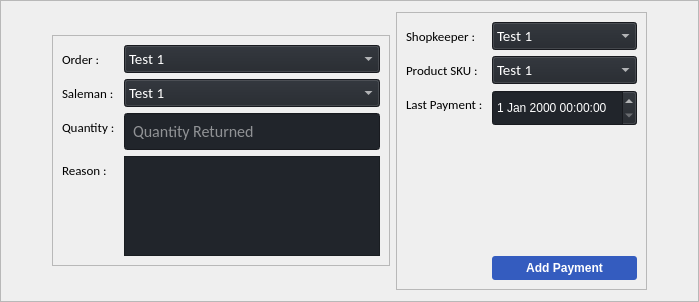
                              <widget class="QFrame" name="frame_26">
                               <property name="sizePolicy">
                                <sizepolicy hsizetype="Preferred" vsizetype="Minimum">
                                 <horstretch>0</horstretch>
                                 <verstretch>0</verstretch>
                                </sizepolicy>
                               </property>
                               <property name="minimumSize">
                                <size>
                                 <width>0</width>
                                 <height>180</height>
                                </size>
                               </property>
                               <property name="maximumSize">
                                <size>
                                 <width>16777215</width>
                                 <height>16777215</height>
                                </size>
                               </property>
                               <property name="frameShape">
                                <enum>QFrame::StyledPanel</enum>
                               </property>
                               <property name="frameShadow">
                                <enum>QFrame::Raised</enum>
                               </property>
                               <layout class="QHBoxLayout" name="horizontalLayout_16">
                                <item>
                                 <spacer name="horizontalSpacer_7">
                                  <property name="orientation">
                                   <enum>Qt::Horizontal</enum>
                                  </property>
                                  <property name="sizeHint" stdset="0">
                                   <size>
                                    <width>40</width>
                                    <height>20</height>
                                   </size>
                                  </property>
                                 </spacer>
                                </item>
                                <item>
                                 <widget class="QFrame" name="frame_27">
                                  <property name="sizePolicy">
                                   <sizepolicy hsizetype="Preferred" vsizetype="Fixed">
                                    <horstretch>0</horstretch>
                                    <verstretch>136</verstretch>
                                   </sizepolicy>
                                  </property>
                                  <property name="minimumSize">
                                   <size>
                                    <width>0</width>
                                    <height>0</height>
                                   </size>
                                  </property>
                                  <property name="frameShape">
                                   <enum>QFrame::StyledPanel</enum>
                                  </property>
                                  <property name="frameShadow">
                                   <enum>QFrame::Raised</enum>
                                  </property>
                                  <layout class="QFormLayout" name="formLayout_9">
                                   <item row="0" column="0">
                                    <widget class="QLabel" name="label_45">
                                     <property name="font">
                                      <font>
                                       <family>Calibri</family>
                                       <pointsize>10</pointsize>
                                       <weight>50</weight>
                                       <italic>false</italic>
                                       <bold>false</bold>
                                      </font>
                                     </property>
                                     <property name="styleSheet">
                                      <string notr="true"/>
                                     </property>
                                     <property name="text">
                                      <string>Order : </string>
                                     </property>
                                    </widget>
                                   </item>
                                   <item row="0" column="1">
                                    <widget class="QComboBox" name="cmbxSpkBrand_8">
                                     <property name="sizePolicy">
                                      <sizepolicy hsizetype="Expanding" vsizetype="Fixed">
                                       <horstretch>0</horstretch>
                                       <verstretch>0</verstretch>
                                      </sizepolicy>
                                     </property>
                                     <property name="font">
                                      <font>
                                       <family>Calibri</family>
                                       <pointsize>11</pointsize>
                                       <weight>50</weight>
                                       <italic>false</italic>
                                       <bold>false</bold>
                                      </font>
                                     </property>
                                     <property name="autoFillBackground">
                                      <bool>false</bool>
                                     </property>
                                     <property name="styleSheet">
                                      <string notr="true">background-color: rgb(33, 37, 43);
color: rgb(255, 255, 255);</string>
                                     </property>
                                     <property name="iconSize">
                                      <size>
                                       <width>16</width>
                                       <height>16</height>
                                      </size>
                                     </property>
                                     <property name="frame">
                                      <bool>true</bool>
                                     </property>
                                     <item>
                                      <property name="text">
                                       <string>Test 1</string>
                                      </property>
                                     </item>
                                     <item>
                                      <property name="text">
                                       <string>Test 2</string>
                                      </property>
                                     </item>
                                     <item>
                                      <property name="text">
                                       <string>Test 3</string>
                                      </property>
                                     </item>
                                    </widget>
                                   </item>
                                   <item row="1" column="0">
                                    <widget class="QLabel" name="label_50">
                                     <property name="font">
                                      <font>
                                       <family>Calibri</family>
                                       <pointsize>10</pointsize>
                                       <weight>50</weight>
                                       <italic>false</italic>
                                       <bold>false</bold>
                                      </font>
                                     </property>
                                     <property name="text">
                                      <string>Saleman : </string>
                                     </property>
                                    </widget>
                                   </item>
                                   <item row="1" column="1">
                                    <widget class="QComboBox" name="cmbxSpkBrand_11">
                                     <property name="sizePolicy">
                                      <sizepolicy hsizetype="Expanding" vsizetype="Fixed">
                                       <horstretch>0</horstretch>
                                       <verstretch>0</verstretch>
                                      </sizepolicy>
                                     </property>
                                     <property name="font">
                                      <font>
                                       <family>Calibri</family>
                                       <pointsize>11</pointsize>
                                       <weight>50</weight>
                                       <italic>false</italic>
                                       <bold>false</bold>
                                      </font>
                                     </property>
                                     <property name="autoFillBackground">
                                      <bool>false</bool>
                                     </property>
                                     <property name="styleSheet">
                                      <string notr="true">background-color: rgb(33, 37, 43);
color: rgb(255, 255, 255);</string>
                                     </property>
                                     <property name="iconSize">
                                      <size>
                                       <width>16</width>
                                       <height>16</height>
                                      </size>
                                     </property>
                                     <property name="frame">
                                      <bool>true</bool>
                                     </property>
                                     <item>
                                      <property name="text">
                                       <string>Test 1</string>
                                      </property>
                                     </item>
                                     <item>
                                      <property name="text">
                                       <string>Test 2</string>
                                      </property>
                                     </item>
                                     <item>
                                      <property name="text">
                                       <string>Test 3</string>
                                      </property>
                                     </item>
                                    </widget>
                                   </item>
                                   <item row="2" column="1">
                                    <widget class="QLineEdit" name="txtTotalDues_3">
                                     <property name="enabled">
                                      <bool>false</bool>
                                     </property>
                                     <property name="sizePolicy">
                                      <sizepolicy hsizetype="Expanding" vsizetype="Expanding">
                                       <horstretch>0</horstretch>
                                       <verstretch>0</verstretch>
                                      </sizepolicy>
                                     </property>
                                     <property name="minimumSize">
                                      <size>
                                       <width>0</width>
                                       <height>28</height>
                                      </size>
                                     </property>
                                     <property name="font">
                                      <font>
                                       <family>Calibri</family>
                                       <pointsize>12</pointsize>
                                       <weight>50</weight>
                                       <italic>false</italic>
                                       <bold>false</bold>
                                      </font>
                                     </property>
                                     <property name="styleSheet">
                                      <string notr="true">background-color: rgb(33, 37, 43);
color: rgb(255, 255, 255);
padding: 6px 6px</string>
                                     </property>
                                     <property name="inputMask">
                                      <string>00000000000000000000</string>
                                     </property>
                                     <property name="text">
                                      <string/>
                                     </property>
                                     <property name="readOnly">
                                      <bool>true</bool>
                                     </property>
                                     <property name="placeholderText">
                                      <string>Quantity Returned</string>
                                     </property>
                                    </widget>
                                   </item>
                                   <item row="2" column="0">
                                    <widget class="QLabel" name="label_47">
                                     <property name="font">
                                      <font>
                                       <family>Calibri</family>
                                       <pointsize>10</pointsize>
                                       <weight>50</weight>
                                       <italic>false</italic>
                                       <bold>false</bold>
                                      </font>
                                     </property>
                                     <property name="text">
                                      <string>Quantity : </string>
                                     </property>
                                    </widget>
                                   </item>
                                   <item row="3" column="1">
                                    <widget class="QTextEdit" name="textEdit_2">
                                     <property name="sizePolicy">
                                      <sizepolicy hsizetype="Expanding" vsizetype="Preferred">
                                       <horstretch>0</horstretch>
                                       <verstretch>0</verstretch>
                                      </sizepolicy>
                                     </property>
                                     <property name="maximumSize">
                                      <size>
                                       <width>16777215</width>
                                       <height>100</height>
                                      </size>
                                     </property>
                                     <property name="styleSheet">
                                      <string notr="true">background-color: rgb(33, 37, 43);
color: rgb(255, 255, 255);
padding: 6px 6px</string>
                                     </property>
                                    </widget>
                                   </item>
                                   <item row="3" column="0">
                                    <widget class="QLabel" name="label_60">
                                     <property name="font">
                                      <font>
                                       <family>Calibri</family>
                                       <pointsize>10</pointsize>
                                       <weight>50</weight>
                                       <italic>false</italic>
                                       <bold>false</bold>
                                      </font>
                                     </property>
                                     <property name="text">
                                      <string>Reason : </string>
                                     </property>
                                    </widget>
                                   </item>
                                  </layout>
                                 </widget>
                                </item>
                                <item>
                                 <widget class="QFrame" name="frame_28">
                                  <property name="sizePolicy">
                                   <sizepolicy hsizetype="Preferred" vsizetype="Fixed">
                                    <horstretch>0</horstretch>
                                    <verstretch>136</verstretch>
                                   </sizepolicy>
                                  </property>
                                  <property name="minimumSize">
                                   <size>
                                    <width>0</width>
                                    <height>278</height>
                                   </size>
                                  </property>
                                  <property name="frameShape">
                                   <enum>QFrame::StyledPanel</enum>
                                  </property>
                                  <property name="frameShadow">
                                   <enum>QFrame::Raised</enum>
                                  </property>
                                  <layout class="QFormLayout" name="formLayout_10">
                                   <item row="0" column="0">
                                    <widget class="QLabel" name="label_48">
                                     <property name="font">
                                      <font>
                                       <family>Calibri</family>
                                       <pointsize>10</pointsize>
                                       <weight>50</weight>
                                       <italic>false</italic>
                                       <bold>false</bold>
                                      </font>
                                     </property>
                                     <property name="text">
                                      <string>Shopkeeper : </string>
                                     </property>
                                    </widget>
                                   </item>
                                   <item row="0" column="1">
                                    <widget class="QComboBox" name="cmbxSpkBrand_10">
                                     <property name="sizePolicy">
                                      <sizepolicy hsizetype="Expanding" vsizetype="Fixed">
                                       <horstretch>0</horstretch>
                                       <verstretch>0</verstretch>
                                      </sizepolicy>
                                     </property>
                                     <property name="font">
                                      <font>
                                       <family>Calibri</family>
                                       <pointsize>11</pointsize>
                                       <weight>50</weight>
                                       <italic>false</italic>
                                       <bold>false</bold>
                                      </font>
                                     </property>
                                     <property name="autoFillBackground">
                                      <bool>false</bool>
                                     </property>
                                     <property name="styleSheet">
                                      <string notr="true">background-color: rgb(33, 37, 43);
color: rgb(255, 255, 255);</string>
                                     </property>
                                     <property name="iconSize">
                                      <size>
                                       <width>16</width>
                                       <height>16</height>
                                      </size>
                                     </property>
                                     <property name="frame">
                                      <bool>true</bool>
                                     </property>
                                     <item>
                                      <property name="text">
                                       <string>Test 1</string>
                                      </property>
                                     </item>
                                     <item>
                                      <property name="text">
                                       <string>Test 2</string>
                                      </property>
                                     </item>
                                     <item>
                                      <property name="text">
                                       <string>Test 3</string>
                                      </property>
                                     </item>
                                    </widget>
                                   </item>
                                   <item row="1" column="0">
                                    <widget class="QLabel" name="label_46">
                                     <property name="font">
                                      <font>
                                       <family>Calibri</family>
                                       <pointsize>10</pointsize>
                                       <weight>50</weight>
                                       <italic>false</italic>
                                       <bold>false</bold>
                                      </font>
                                     </property>
                                     <property name="text">
                                      <string>Product SKU : </string>
                                     </property>
                                    </widget>
                                   </item>
                                   <item row="1" column="1">
                                    <widget class="QComboBox" name="cmbxSpkBrand_9">
                                     <property name="sizePolicy">
                                      <sizepolicy hsizetype="Expanding" vsizetype="Fixed">
                                       <horstretch>0</horstretch>
                                       <verstretch>0</verstretch>
                                      </sizepolicy>
                                     </property>
                                     <property name="font">
                                      <font>
                                       <family>Calibri</family>
                                       <pointsize>11</pointsize>
                                       <weight>50</weight>
                                       <italic>false</italic>
                                       <bold>false</bold>
                                      </font>
                                     </property>
                                     <property name="autoFillBackground">
                                      <bool>false</bool>
                                     </property>
                                     <property name="styleSheet">
                                      <string notr="true">background-color: rgb(33, 37, 43);
color: rgb(255, 255, 255);</string>
                                     </property>
                                     <property name="iconSize">
                                      <size>
                                       <width>16</width>
                                       <height>16</height>
                                      </size>
                                     </property>
                                     <property name="frame">
                                      <bool>true</bool>
                                     </property>
                                     <item>
                                      <property name="text">
                                       <string>Test 1</string>
                                      </property>
                                     </item>
                                     <item>
                                      <property name="text">
                                       <string>Test 2</string>
                                      </property>
                                     </item>
                                     <item>
                                      <property name="text">
                                       <string>Test 3</string>
                                      </property>
                                     </item>
                                    </widget>
                                   </item>
                                   <item row="5" column="1">
                                    <widget class="QPushButton" name="btnAddShopkeeper_3">
                                     <property name="styleSheet">
                                      <string notr="true">QPushButton
{
background-color:#345CBF;
color:white;
border-radius:3px;
font: 12pt &quot;Calibri&quot;;
font-weight:bold;
color:white;
padding:5px;

}
QPushButton:hover
{
background-color:#1159A8;
}</string>
                                     </property>
                                     <property name="text">
                                      <string>Add Payment</string>
                                     </property>
                                    </widget>
                                   </item>
                                   <item row="4" column="1">
                                    <spacer name="verticalSpacer_8">
                                     <property name="orientation">
                                      <enum>Qt::Vertical</enum>
                                     </property>
                                     <property name="sizeHint" stdset="0">
                                      <size>
                                       <width>20</width>
                                       <height>40</height>
                                      </size>
                                     </property>
                                    </spacer>
                                   </item>
                                   <item row="2" column="1">
                                    <widget class="QDateTimeEdit" name="dateTimeEdit">
                                     <property name="minimumSize">
                                      <size>
                                       <width>0</width>
                                       <height>36</height>
                                      </size>
                                     </property>
                                     <property name="styleSheet">
                                      <string notr="true">background-color: rgb(33, 37, 43);
color: rgb(255, 255, 255);
font: 10pt &quot;MS Shell Dlg 2&quot;;</string>
                                     </property>
                                    </widget>
                                   </item>
                                   <item row="2" column="0">
                                    <widget class="QLabel" name="label_49">
                                     <property name="font">
                                      <font>
                                       <family>Calibri</family>
                                       <pointsize>10</pointsize>
                                       <weight>50</weight>
                                       <italic>false</italic>
                                       <bold>false</bold>
                                      </font>
                                     </property>
                                     <property name="text">
                                      <string>Last Payment : </string>
                                     </property>
                                    </widget>
                                   </item>
                                  </layout>
                                 </widget>
                                </item>
                                <item>
                                 <spacer name="horizontalSpacer_8">
                                  <property name="orientation">
                                   <enum>Qt::Horizontal</enum>
                                  </property>
                                  <property name="sizeHint" stdset="0">
                                   <size>
                                    <width>40</width>
                                    <height>20</height>
                                   </size>
                                  </property>
                                 </spacer>
                                </item>
                               </layout>
                              </widget>
